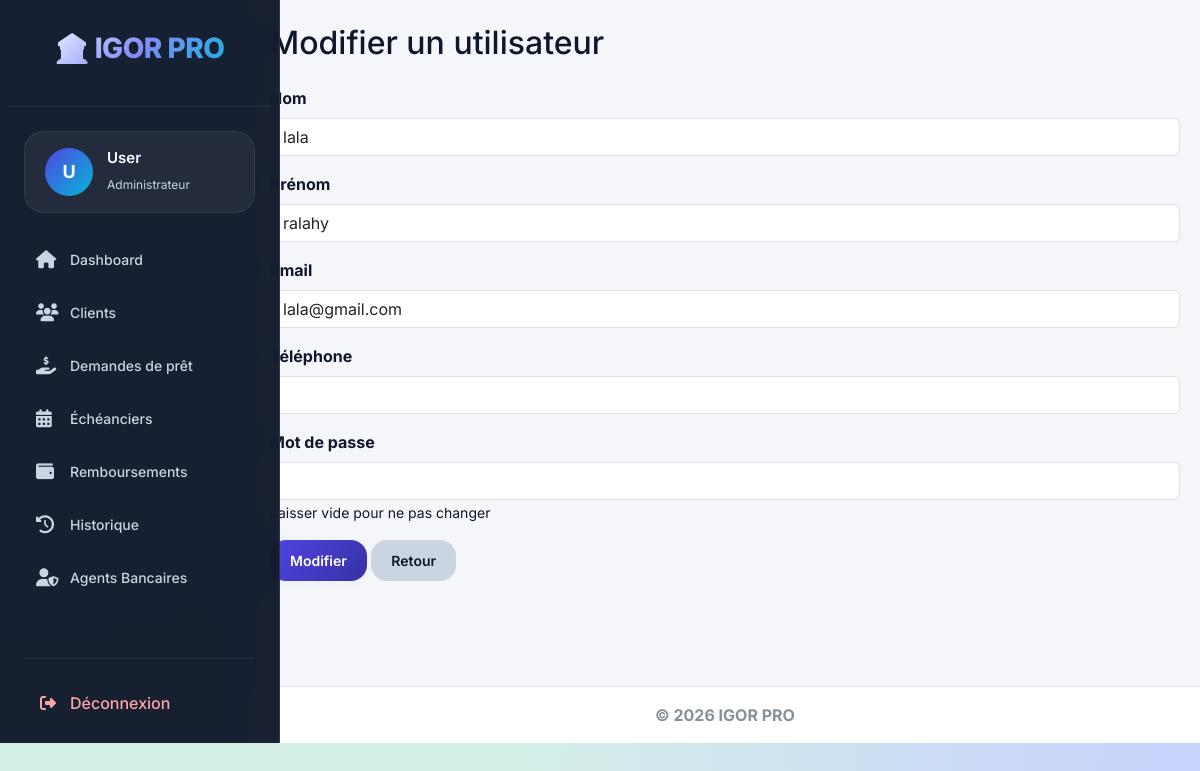
The app's page /edit.php?id=1 (signed in) with its own data.
### tables this page shows
CREATE TABLE `users` (
  `id` int(11) NOT NULL,
  `username` varchar(50) NOT NULL,
  `email` varchar(100) NOT NULL,
  `password` varchar(255) NOT NULL,
  `nom` varchar(100) DEFAULT NULL,
  `prenom` varchar(100) DEFAULT NULL,
  `telephone` varchar(20) DEFAULT NULL,
  `role` enum('super_admin','admin_regional','chef_agence','agent','client') NOT NULL DEFAULT 'client',
  `agence_id` int(11) DEFAULT NULL,
  `2fa_secret` varchar(255) DEFAULT NULL,
  `email_verified_at` datetime DEFAULT NULL,
  `remember_token` varchar(100) DEFAULT NULL,
  `reset_token` varchar(255) DEFAULT NULL,
  `created_at` timestamp NOT NULL DEFAULT current_timestamp(),
  `updated_at` timestamp NOT NULL DEFAULT current_timestamp() ON UPDATE current_timestamp(),
  `otp` varchar(10) DEFAULT NULL,
  `otp_expires_at` datetime DEFAULT NULL,
  `otp_created_at` datetime DEFAULT current_timestamp()
);

### edit.php (called while the page is built, shortened)
<?php
require_once 'config.php';
if (isset($_GET['id'])) {
    $id = filter_var($_GET['id'], FILTER_VALIDATE_INT);
    $stmt = $conn->prepare("SELECT * FROM users WHERE id = :id");
    $stmt->execute(['id' => $id]);
    $user = $stmt->fetch(PDO::FETCH_ASSOC);
} else {
    header("Location: utilisateur.php");
    exit();
}
include("layout.php");

### pages/edit_user_content.php (the view, shortened to what this page needs)
<div class="form-card">
<h2 class="mb-4">Modifier un utilisateur</h2>
<form method="POST">
    <div class="mb-3">
        <label>Nom</label>
        <input type="text" name="nom" class="form-control"
               value="<?= htmlspecialchars($user['nom']) ?>">
    </div>
    <div class="mb-3">
        <label>Prénom</label>
        <input type="text" name="prenom" class="form-control"
               value="<?= htmlspecialchars($user['prenom']) ?>">
    </div>
    <div class="mb-3">
        <label>Email</label>
        <input type="email" name="email" class="form-control"
               value="<?= htmlspecialchars($user['email']) ?>">
    </div>
    <div class="mb-3">
        <label>Téléphone</label>
        <input type="text" name="telephone" class="form-control"
               value="<?= htmlspecialchars($user['telephone']) ?>">
    </div>
    <div class="mb-3">
        <label>Mot de passe</label>
        <input type="password" name="mot_de_passe" class="form-control">
        <small>Laisser vide pour ne pas changer</small>
    </div>
    <button class="btn btn-primary">Modifier</button>
    <a href="utilisateur.php" class="btn btn-secondary">Retour</a>
</form>
</div>

### ASSET/CSS/admin-pro.css (style rules this page uses)
:root { --bg-primary: #d4f0e6; --bg-secondary: #ffffff; --bg-card: #ffffff; --bg-hover: #e8f8f2; --primary-glow: #0e7c6b; --primary-dark: #0a5e51; --success-glow: #2e7d32; --warning-glow: #b85c00; --danger-glow: #b71c1c; --info-glow: #0284c7; --text-primary: #1e3a3a; --text-secondary: #2c4e4e; --text-muted: #4f6f6f; --border-glow: rgba(14, 124, 107, 0.15); --border-hover: rgba(14, 124, 107, 0.3); --shadow-sm: 0 2px 4px rgba(0,0,0,0.03); --shadow-md: 0 4px 8px rgba(14, 124, 107, 0.1); --shadow-lg: 0 10px 20px rgba(14, 124, 107, 0.15); --shadow-glow: 0 0 0 2px rgba(14, 124, 107, 0.1); --transition: all 0.3s ease; --border-radius: 16px; --border-radius-sm: 12px; }
body { background-color: var(--bg-primary) !important; font-family: 'Inter', 'Segoe UI', sans-serif; color: var(--text-primary); min-height: 100vh; }

### ASSET/CSS/style.css (style rules this page uses)
:root { --primary: #4f46e5; --primary-light: #818cf8; --primary-dark: #3730a3; --secondary: #06b6d4; --secondary-light: #22d3ee; --accent: #8b5cf6; --dark: #0f172a; --dark-light: #1e293b; --gray-dark: #475569; --gray: #94a3b8; --gray-light: #cbd5e1; --light: #f8fafc; --white: #ffffff; --success: #10b981; --success-light: #34d399; --danger: #ef4444; --danger-light: #f87171; --warning: #f59e0b; --warning-light: #fbbf24; --info: #3b82f6; --shadow-sm: 0 2px 8px rgba(0, 0, 0, 0.04); --shadow-md: 0 5px 20px rgba(0, 0, 0, 0.06); --shadow-lg: 0 10px 30px rgba(0, 0, 0, 0.08); --shadow-xl: 0 20px 40px rgba(0, 0, 0, 0.12); --shadow-primary: 0 10px 30px rgba(79, 70, 229, 0.25); --radius-sm: 12px; --radius-md: 16px; --radius-lg: 20px; --radius-xl: 24px; --radius-2xl: 28px; --transition-fast: 0.2s ease; --transition-base: 0.3s ease; --transition-slow: 0.4s ease; --glass-bg: rgba(255, 255, 255, 0.7); --glass-border: rgba(255, 255, 255, 0.4); --glass-blur: blur(12px); }
* { margin: 0; padding: 0; box-sizing: border-box; }
body { font-family: 'Inter', -apple-system, BlinkMacSystemFont, sans-serif; background: radial-gradient(circle at 0% 0%, #e0e7ff, transparent 50%), radial-gradient(circle at 100% 100%, #c7d2fe, transparent 50%), #f0f4ff; min-height: 100vh; overflow-x: hidden; color: var(--dark); line-height: 1.5; }
.btn { display: inline-flex; align-items: center; justify-content: center; gap: 8px; padding: 10px 20px; border: none; border-radius: var(--radius-md); font-weight: 600; font-size: 14px; cursor: pointer; transition: var(--transition-base); text-decoration: none; }
.btn-primary { background: linear-gradient(135deg, var(--primary), var(--primary-dark)); color: white; box-shadow: var(--shadow-sm); }
.btn-secondary { background: var(--gray-light); color: var(--dark); }

### records on screen
users: nom "lala", prenom "ralahy", email "lala@gmail.com"

### other values on screen
substr($_SESSION['username'] ?? 'U', 0, 1) "U"
$_SESSION['username'] "User"
